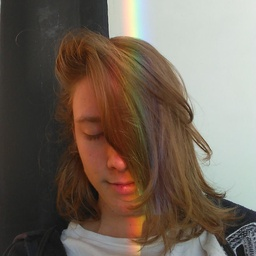
#> input picture images/ramon.jpg, 256 x 256 px, shrunk from 960 x 960 before the run
$ python conv_filter.py
#> lines starting #> are read from the running program, lines starting #| are printed output that depends on the picture
import numpy as np
import cv2
from skimage.exposure import rescale_intensity
import warnings
np.random.seed(8)


def convolve(image_array, kernel, padding=0, stride=1):
    image_height, image_width = image_array.shape
    kernel_height, kernel_width = kernel.shape
    warned_shape = False
    convolution_input = (
        cv2.copyMakeBorder(image_array, padding, padding, padding, padding, cv2.BORDER_REPLICATE)
        if padding
        else image_array
    )
    output_shape = (
        int(np.floor((image_height - kernel_height + 2 * padding) / stride) + 1),
        int(np.floor((image_width - kernel_width + 2 * padding) / stride) + 1),
    )
    output = np.zeros(output_shape, dtype="float32")
    it = 0
    for y_input, y_output in zip(np.arange(0, convolution_input.shape[0], step=stride), np.arange(output_shape[1])):
        it += 1
        for x_input, x_output in zip(np.arange(0, convolution_input.shape[1], step=stride), np.arange(output_shape[0])):
            slice_of_image = convolution_input[y_input: y_input + kernel_height, x_input: x_input + kernel_width]
            if slice_of_image.shape != kernel.shape:
                if not warned_shape:
                    warnings.warn(
                        "This filter isn't processing all pixels of the image "
                        "due to filter shape and image size ratio, "
                        "consider including some padding."
                    )
                    warned_shape = True
                continue
            output[x_output, y_output] = (slice_of_image * kernel).sum()

    output = rescale_intensity(output, in_range=(0, 255))
    output = np.transpose((output * 255).astype("uint8"))

    return output


vertical_sobel_filter = np.array(
    (
        [-1, 0, 1],
        [-2, 0, 2],
        [-1, 0, 1],
    ), dtype="int"
)

negative_vertical_sobel = -vertical_sobel_filter

horizontal_sobel_filter = np.transpose(vertical_sobel_filter)

negative_horizontal_sobel = -horizontal_sobel_filter

teste_edger = np.array(
    (
        [-1, -5, -2, 1, 1],
        [-5, -2, -4, 2, 1],
        [-4, -4, 0, 4, 4],
        [-1, -2, 4, 2, 5],
        [-1, -1, 2, 5, 1]
    ), dtype="int"
)

conv_filter_1 = np.array(
    (
        [0, 1, -1, 0],
        [1, 3, -3, -1],
        [1, 3, -3, -1],
        [0, 1, -1, 0]
    ), dtype="int"
)

crazy_filter = np.random.random((np.random.randint(10, size=2)+1)) * 10 - 5
print(crazy_filter)

image = cv2.imread("images/ramon.jpg")
#> image is the input picture: shape (256, 256, 3); mean B, G, R 89, 101.2, 114.4

gray = cv2.cvtColor(image, cv2.COLOR_BGR2GRAY)

cv2.imshow("original", gray)
cv2.imshow("crazy_filter", convolve(gray, crazy_filter))
#> after the loop in convolve, `for y_input, y_output in zip(np.arange(0, convolution_input.shape[0], ..`: it = 252; warned_shape = True
cv2.imshow("vertical_sobel_filter", convolve(gray, vertical_sobel_filter))
cv2.imshow("horizontal_sobel_filter", convolve(gray, horizontal_sobel_filter))
cv2.imshow("teste_edger", convolve(gray, teste_edger))
cv2.imshow("conv_filter_1", convolve(gray, conv_filter_1))
#> after the loop in convolve (call 5), `for y_input, y_output in zip(np.arange(0, convolution_input.shape[0], ..`:
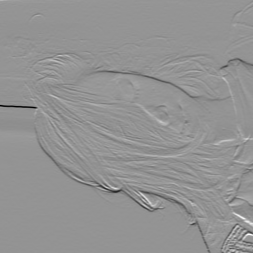
#> output: shape (253, 253) float32; min -1302, max 941, mean -8.1; drawn with min black and max white
#> after the loop in convolve (call 5), `for y_input, y_output in zip(np.arange(0, convolution_input.shape[0], ..`: it = 253; warned_shape = False
cv2.imshow("negative_vertical_sobel", convolve(gray, negative_vertical_sobel))
cv2.imshow("negative_horizontal_sobel", convolve(gray, negative_horizontal_sobel))
cv2.imshow("teste_edger padding 100 stride 5", convolve(gray, teste_edger, padding=100, stride=5))
#> in convolve (call 8), `convolution_input = ( cv2.copyMakeBorder(image_array, padding, padding..`:
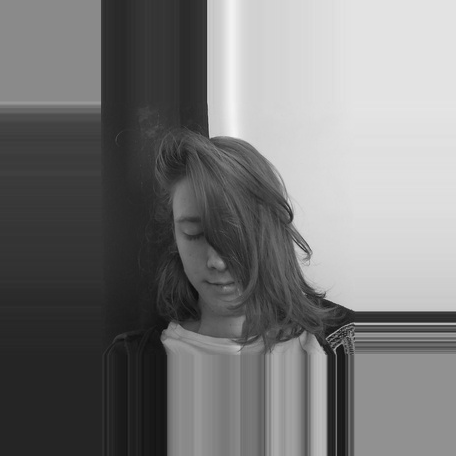
#> convolution_input: shape (456, 456); min 13, max 244, mean 120.5
#> after the loop in convolve (call 8), `for y_input, y_output in zip(np.arange(0, convolution_input.shape[0], ..`:
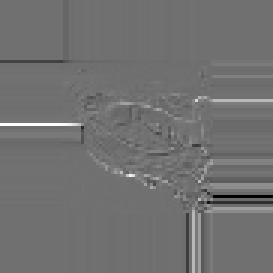
#> output: shape (91, 91) float32 (shown 3 times larger); min -3042, max 3854, mean 20.5; drawn with min black and max white
#> after the loop in convolve (call 8), `for y_input, y_output in zip(np.arange(0, convolution_input.shape[0], ..`: it = 91; warned_shape = False
cv2.imshow("teste_edger padding 1 stride 2", convolve(gray, teste_edger, padding=1, stride=2))
#> in convolve (call 9), `convolution_input = ( cv2.copyMakeBorder(image_array, padding, padding..`:
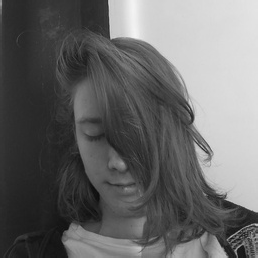
#> convolution_input: shape (258, 258); min 13, max 244, mean 104.1
#> after the loop in convolve (call 9), `for y_input, y_output in zip(np.arange(0, convolution_input.shape[0], ..`:
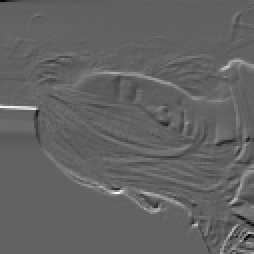
#> output: shape (127, 127) float32 (shown 2 times larger); min -2498, max 3995, mean 35.2; drawn with min black and max white
#> after the loop in convolve (call 9), `for y_input, y_output in zip(np.arange(0, convolution_input.shape[0], ..`: it = 127; warned_shape = False
#> in convolve (call 9), `output = rescale_intensity(output, in_range=(0, 255))`:
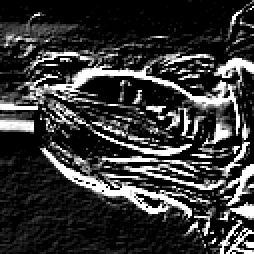
#> output: shape (127, 127) float32 (shown 2 times larger); min 0, max 1, mean 0.216
#> in convolve (call 9), `output = np.transpose((output * 255).astype("uint8"))`:
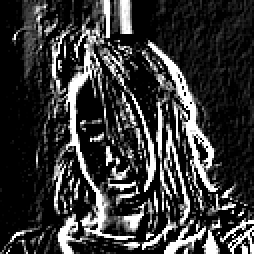
#> output: shape (127, 127) (shown 2 times larger); min 0, max 255, mean 55
cv2.imshow("teste_edger padding 100 stride 5", convolve(gray, teste_edger, padding=100, stride=5))
cv2.waitKey(0)
cv2.destroyAllWindows()
